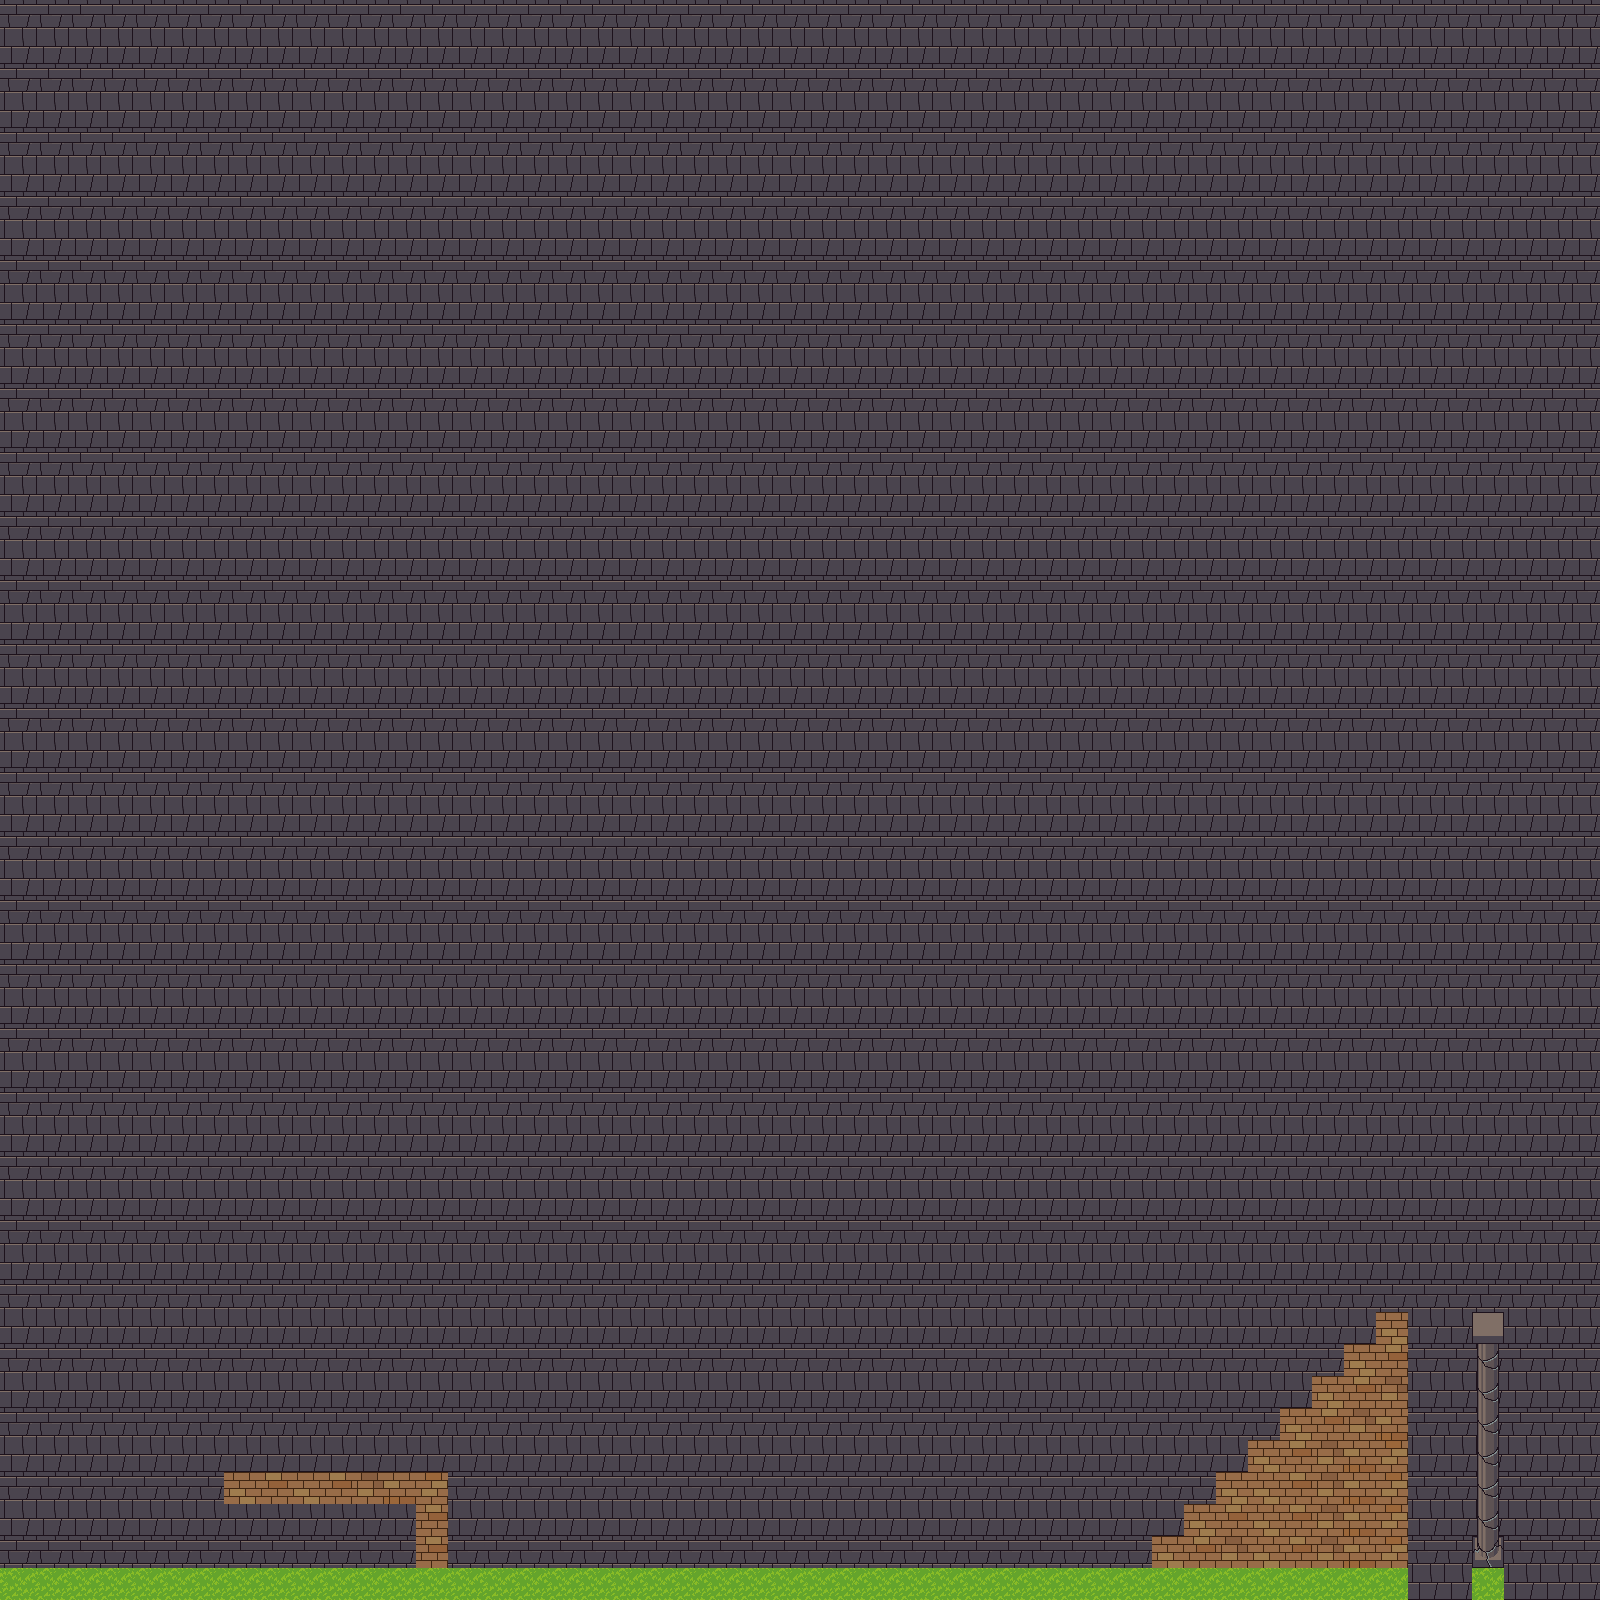

A 2D game scene composited from a Tiled map and its tileset images. What follows is a short description and the map's XML, with each tile layer's data collapsed to a summary:
An orthogonal 50x50 tile map with 32x32 px tiles, 2 tile layers (BACKGROUND, FOREGROUND) and 26 objects.

<map version="1.8" tiledversion="1.8.4" orientation="orthogonal" renderorder="right-down" width="50" height="50" tilewidth="32" tileheight="32" infinite="0" nextlayerid="8" nextobjectid="55">
 <tileset firstgid="1" source="terrain_atlas.tsx" />
 <layer id="5" name="BACKGROUND" width="50" height="50">
  <data>[2500 cells, 2500 non-empty, 2 distinct tile ids]</data>
 </layer>
 <layer id="3" name="FOREGROUND" width="50" height="50">
  <data>[2500 cells, 98 non-empty, 9 distinct tile ids]</data>
 </layer>
 <objectgroup id="2" name="WALL">
  <object id="7" x="416.403" y="1503.93" width="31.5" height="64.1923">
   <properties>
    <property name="BLOCKED" type="bool" value="true" />
   </properties>
  </object>
  <object id="15" x="2" y="-10.5475" width="1598" height="4.54752">
   <properties>
    <property name="BLOCKED" type="bool" value="true" />
   </properties>
  </object>
  <object id="17" x="1602" y="-78" width="11.473" height="1676">
   <properties>
    <property name="BLOCKED" type="bool" value="true" />
   </properties>
  </object>
  <object id="18" x="1812" y="1564" height="2" />
  <object id="28" x="223.826" y="1471.87" width="224.101" height="32.0196">
   <properties>
    <property name="BLOCKED" type="bool" value="true" />
   </properties>
  </object>
  <object id="30" x="-0.181818" y="1568.18" width="1408.2" height="30.8182">
   <properties>
    <property name="BLOCKED" type="bool" value="true" />
   </properties>
  </object>
  <object id="31" x="1152.03" y="1536.21" width="256" height="32">
   <properties>
    <property name="BLOCKED" type="bool" value="true" />
   </properties>
  </object>
  <object id="35" x="-9.99434" y="-60.2231" width="9.73476" height="1633.33" />
  <object id="43" x="1184.03" y="1504.12" width="224" height="32">
   <properties>
    <property name="BLOCKED" type="bool" value="true" />
   </properties>
  </object>
  <object id="44" x="1215.98" y="1471.98" width="192" height="32">
   <properties>
    <property name="BLOCKED" type="bool" value="true" />
   </properties>
  </object>
  <object id="45" x="1248.03" y="1440.07" width="160" height="32">
   <properties>
    <property name="BLOCKED" type="bool" value="true" />
   </properties>
  </object>
  <object id="46" x="1280.07" y="1407.98" width="128" height="32">
   <properties>
    <property name="BLOCKED" type="bool" value="true" />
   </properties>
  </object>
  <object id="47" x="1312.06" y="1375.93" width="96" height="32">
   <properties>
    <property name="BLOCKED" type="bool" value="true" />
   </properties>
  </object>
  <object id="48" x="1344.13" y="1343.78" width="64" height="32">
   <properties>
    <property name="BLOCKED" type="bool" value="true" />
   </properties>
  </object>
  <object id="50" x="1376.14" y="1311.65" width="32" height="32">
   <properties>
    <property name="BLOCKED" type="bool" value="true" />
   </properties>
  </object>
  <object id="52" x="1472" y="1312" width="32" height="287.636">
   <properties>
    <property name="BLOCKED" type="bool" value="true" />
   </properties>
  </object>
 </objectgroup>
 <objectgroup id="7" name="SPAWNS">
  <object id="21" x="31.8912" y="1536.08" width="64" height="32">
   <properties>
    <property name="PLAYER" type="int" value="2" />
   </properties>
  </object>
  <object id="24" x="1477.52" y="1279.86" width="32" height="32">
   <properties>
    <property name="ITEM" type="int" value="1" />
   </properties>
  </object>
  <object id="25" x="254.703" y="1440.25" width="32" height="32">
   <properties>
    <property name="ITEM" type="int" value="1" />
   </properties>
  </object>
  <object id="26" x="512" y="1536" width="32" height="32">
   <properties>
    <property name="MONSTER" type="int" value="1" />
   </properties>
  </object>
  <object id="38" x="287.332" y="1440.17" width="32" height="32">
   <properties>
    <property name="ITEM" type="int" value="1" />
   </properties>
  </object>
  <object id="39" x="319.621" y="1440.17" width="32" height="32">
   <properties>
    <property name="ITEM" type="int" value="1" />
   </properties>
  </object>
  <object id="40" x="351.835" y="1440.17" width="32" height="32">
   <properties>
    <property name="ITEM" type="int" value="1" />
   </properties>
  </object>
  <object id="41" x="384.756" y="1440.29" width="32" height="32">
   <properties>
    <property name="ITEM" type="int" value="1" />
   </properties>
  </object>
  <object id="53" x="720" y="1536" width="32" height="32">
   <properties>
    <property name="MONSTER" type="int" value="1" />
   </properties>
  </object>
  <object id="54" x="1080" y="1536" width="32" height="32">
   <properties>
    <property name="MONSTER" type="int" value="1" />
   </properties>
  </object>
 </objectgroup>
</map>
